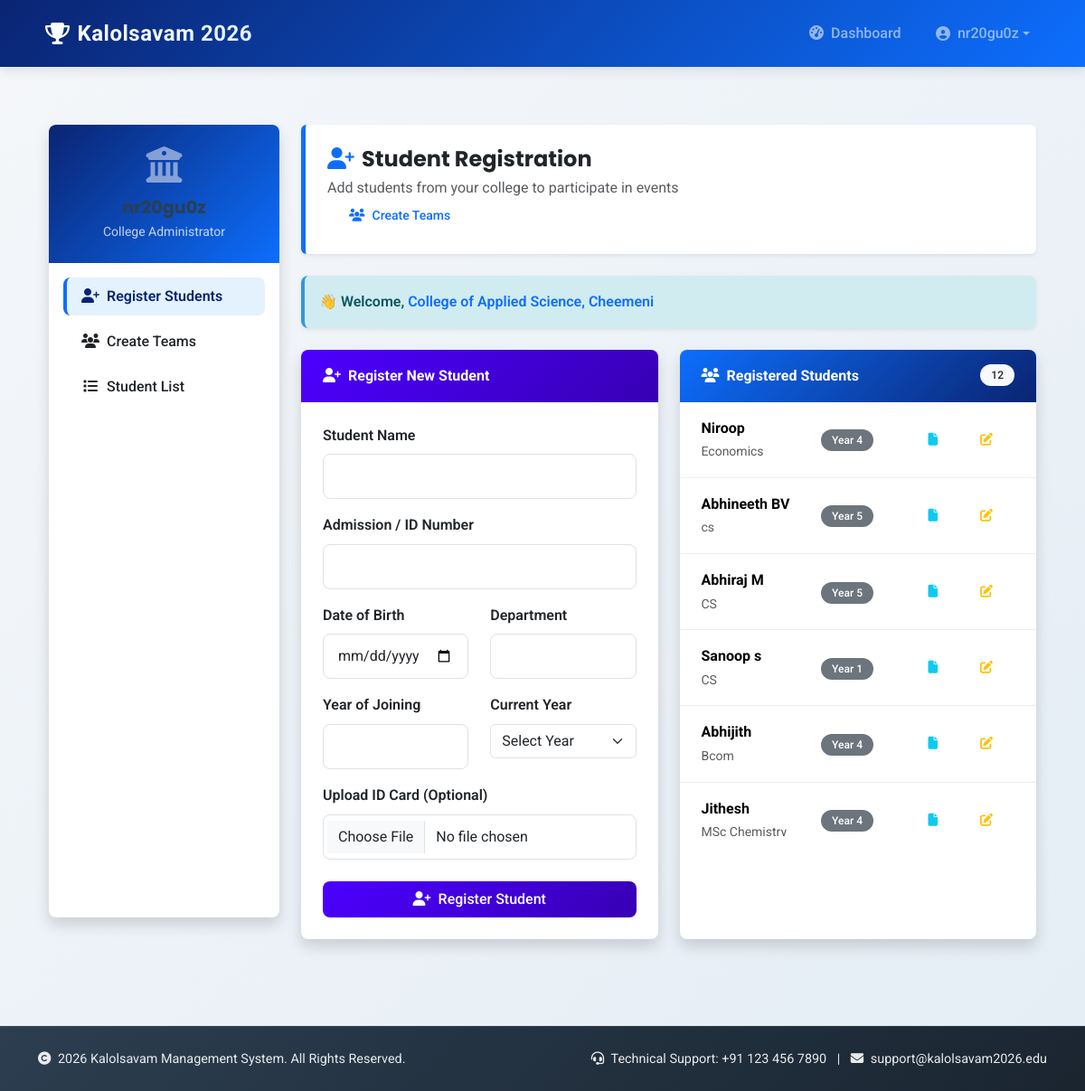
/college/register-student/ (signed in), run on the app's committed database.
### accounts/models.py (models this page shows, shortened)
class CustomUser(AbstractUser):
    ROLE_CHOICES = (
        ('college', 'College'),
        ('organizer', 'Organizer'),
        ('admin', 'Admin'),
    )
    role = models.CharField(max_length=20, choices=ROLE_CHOICES, default='college')
    college_name = models.CharField(max_length=255, blank=True, null=True)
    REQUIRED_FIELDS = ["email"]
    USERNAME_FIELD = "username"

class Student(models.Model):
    college = models.ForeignKey(College, on_delete=models.CASCADE)
    name = models.CharField(max_length=255)
    id_card = models.CharField(max_length=255)
    date_of_birth = models.DateField()
    department = models.CharField(max_length=255)
    year_of_joining = models.IntegerField()
    current_year = models.IntegerField()
    id_card_file = models.FileField(upload_to=student_upload_path, null=True, blank=True)

### accounts/views.py (the view, shortened to what this page needs)
# urls.py: path("college/register-student/", views.register_student, name="register_student"),
@login_required
def register_student(request):
    if request.user.role != "college":
        return redirect("home")
    college = College.objects.filter(username=request.user.username).first()
    if not college:
        messages.error(request, "College profile missing.")
        return redirect("home")
    students = Student.objects.filter(college=college).order_by("-id")
    return render(request, "accounts/register.html", {"students": students})

### accounts/templates/accounts/register.html (shortened to what this page needs)
{% extends 'base.html' %}
{% load widget_tweaks %}
{% load static %}
{% block content %}
<div class="container-fluid py-4 college-dashboard">
    <div class="row">
        <div class="col-lg-3 col-md-4 mb-4">
            <div class="card sidebar-card shadow border-0 h-100">
                <div class="gradient-header text-white p-4 text-center rounded-top">
                    <i class="fas fa-university fa-3x mb-3 text-white-50"></i>
                    <h5 class="fw-bold mb-1">{{ user.first_name|default:user.username }}</h5>
                    <p class="small opacity-75 mb-0">College Administrator</p>
                </div>
                <div class="p-3">
                    <ul class="nav nav-pills flex-column">
                        <li class="nav-item">
                            <a class="nav-link {% if request.path == '/college/register-student/' %}active{% endif %}"
                               href="{% url 'register_student' %}">
                                <i class="fas fa-user-plus me-2"></i>Register Students
                            </a>
                        </li>
                        <li class="nav-item">
                            <a class="nav-link {% if request.path == '/team/create/' %}active{% endif %}"
                               href="{% url 'team_creation' %}">
                                <i class="fas fa-users me-2"></i>Create Teams
                            </a>
                        </li>
                        <li class="nav-item">
                            <a class="nav-link" href="#">
                                <i class="fas fa-list me-2"></i>Student List
                            </a>
                        </li>
                    </ul>
                </div>
            </div>
        </div>
        <div class="col-lg-9 col-md-8">
            <div class="main-header mb-4 p-4 rounded shadow-sm">
                <div>
                    <h2 class="h4 fw-bold text-dark mb-1">
                        <i class="fas fa-user-plus me-2 text-primary"></i>Student Registration
                    </h2>
                    <p class="text-muted mb-0">Add students from your college to participate in events</p>
                </div>
                <div>
                    <a href="{% url 'team_creation' %}" class="btn btn-outline-primary btn-sm">
                        <i class="fas fa-users me-2"></i>Create Teams
                    </a>
                </div>
            </div>
            <div class="alert alert-info shadow-sm mb-4 fw-semibold">
                👋 Welcome, <span class="text-primary">{{ user.college_name }}</span>
            </div>
            <div class="row g-4">
                <div class="col-lg-6 col-md-12">
                    <div class="card shadow border-0 h-100">
                        <div class="card-header text-white fw-bold" style="background: linear-gradient(135deg,#4c00ff,#3700b3);">
                            <i class="fas fa-user-plus me-2"></i>Register New Student
                        </div>
                        <div class="card-body p-4">
                            <form method="POST" enctype="multipart/form-data" action="{% url 'register_student' %}">
                                <label class="form-label fw-semibold">Student Name</label>
                                <input type="text" name="name" class="form-control mb-3" required>
                                <label class="form-label fw-semibold">Admission / ID Number</label>
                                <input type="text" name="id_card" class="form-control mb-3" required>
                                <div class="row">
                                    <div class="col-md-6">
                                        <label class="form-label fw-semibold">Date of Birth</label>
                                        <input type="date" name="date_of_birth" class="form-control mb-3" required>
                                    </div>
                                    <div class="col-md-6">
                                        <label class="form-label fw-semibold">Department</label>
                                        <input type="text" name="department" class="form-control mb-3" required>
                                    </div>
                                </div>
                                <div class="row">
                                    <div class="col-md-6">
                                        <label class="form-label fw-semibold">Year of Joining</label>
                                        <input type="number" name="year_of_joining" class="form-control mb-3"
                                            min="2000" max="2026" required>
                                    </div>
                                    <div class="col-md-6">
                                        <label class="form-label fw-semibold">Current Year</label>
                                        <select name="current_year" class="form-select mb-3" required>
                                            <option value="">Select Year</option>
                                        </select>
                                    </div>
                                </div>
                                <label class="form-label fw-semibold">Upload ID Card (Optional)</label>
                                <input type="file" name="id_card_file" class="form-control mb-4"
                                    accept=".pdf,.jpg,.jpeg,.png">
                                <button type="submit" class="btn btn-primary w-100"
                                    style="background: linear-gradient(135deg,#4c00ff,#3700b3);">
                                    <i class="fas fa-user-plus me-2"></i>Register Student
                                </button>
                            </form>
                        </div>
                    </div>
                </div>
                <div class="col-lg-6 col-md-12">
                    <div class="card shadow border-0 h-100">
                        <div class="card-header bg-secondary text-white fw-bold">
                            <i class="fas fa-users me-2"></i>Registered Students
                            <span class="badge bg-light text-dark float-end">{{ students|length }}</span>
                        </div>
                        <div class="card-body p-0">
                            {% if students %}
                            <div style="max-height: 480px; overflow-y: auto;">
                                <table class="table align-middle table-hover mb-0">
                                    <tbody>
                                    {% for s in students %}
                                        <tr>
                                            <td class="ps-4">
                                                <strong>{{ s.name }}</strong><br>
                                                <small class="text-muted">{{ s.department }}</small>
                                            </td>
                                            <td>
                                                <span class="badge bg-secondary">Year {{ s.current_year }}</span>
                                            </td>
                                            <td align="right" class="pe-4">
                                                <div class="btn-group">
                                                    {% if s.id_card_file %}
                                                    <a class="btn btn-outline-info btn-sm" href="{{ s.id_card_file.url }}" target="_blank">
                                                        <i class="fas fa-file"></i>
                                                    </a>
                                                    {% endif %}
                                                    <a href="{% url 'edit_student' s.id %}" class="btn btn-outline-warning btn-sm">
                                                        <i class="fas fa-edit"></i>
                                                    </a>
                                                </div>
                                            </td>
                                        </tr>
                                    {% endfor %}
                                    </tbody>
                                </table>
                            </div>
                            {% else %}
                            <p class="text-center py-4 text-muted">No students yet.</p>
                            {% endif %}
                        </div>
                    </div>
                </div>
            </div>
        </div>
    </div>
</div>
{% endblock %}

### accounts/templates/base.html (shortened to what this page needs)
{% load static %}
<!DOCTYPE html>
<html lang="en">
<head>
    <link href="https://cdn.jsdelivr.net/npm/bootstrap@5.3.2/dist/css/bootstrap.min.css" rel="stylesheet"
>
    <link rel="stylesheet" href="https://cdnjs.cloudflare.com/ajax/libs/font-awesome/6.4.0/css/all.min.css"
>
    <link rel="stylesheet" href="{% static 'css/custom.css' %}">
</head>
<body class="d-flex flex-column">
    <nav class="navbar navbar-expand-lg navbar-dark sticky-top">
        <div class="container">
            <a class="navbar-brand d-flex align-items-center" href="{% url 'home' %}">
                <i class="fas fa-trophy me-2"></i>
                <span>Kalolsavam 2026</span>
            </a>
            <div class="collapse navbar-collapse" id="navbarNav">
                <ul class="navbar-nav ms-auto">
                    {% if user.is_authenticated %}
                        <li class="nav-item">
                            <a class="nav-link" href="{% url 'college_dashboard' %}">
                                <i class="fas fa-tachometer-alt me-2"></i>Dashboard
                            </a>
                        </li>
                        <li class="nav-item dropdown">
                            <a class="nav-link dropdown-toggle d-flex align-items-center" href="#"
                               id="userDropdown" role="button" data-bs-toggle="dropdown"
                               aria-expanded="false">
                                <i class="fas fa-user-circle me-2"></i>
                                <span class="text-truncate" style="max-width: 150px;">
                                    {{ user.first_name|default:user.username }}
                                </span>
                            </a>
                        </li>
                    {% else %}
                        <li class="nav-item">
                            <a class="nav-link btn btn-outline-light px-3" href="{% url 'login' %}">
                                <i class="fas fa-sign-in-alt me-2"></i>Login
                            </a>
                        </li>
                    {% endif %}
                </ul>
            </div>
        </div>
    </nav>
    <main class="page-container">
        <div class="container py-4">
            {% block content %}
            {% endblock %}
        </div>
    </main>
    <footer class="footer">
        <div class="container">
            <div class="row align-items-center">
                <div class="col-md-6 text-center text-md-start mb-2 mb-md-0">
                    <p class="mb-0">
                        <i class="fas fa-copyright me-1"></i> 2026 Kalolsavam Management System. All Rights Reserved.
                    </p>
                </div>
                <div class="col-md-6 text-center text-md-end">
                    <p class="mb-0">
                        <i class="fas fa-headset me-1"></i> Technical Support: +91 123 456 7890
                        <span class="mx-2">|</span>
                        <i class="fas fa-envelope me-1"></i> support@kalolsavam2026.edu
                    </p>
                </div>
            </div>
        </div>
    </footer>
</body>
</html>

### data on the page
CustomUser: first_name "nr20gu0z", college_name "College of Applied Science, Cheemeni"
Student: name "Niroop", department "Economics", current_year "4"
Student: name "Abhineeth BV", department "cs", current_year "5"
Student: name "Abhiraj M", department "CS", current_year "5"
Student: name "Sanoop s", department "CS", current_year "1"
Student: name "Abhijith", department "Bcom", current_year "4"
Student: name "Jithesh", department "MSc Chemistry", current_year "4"

### other printed values
{{ students|length }} "12"
